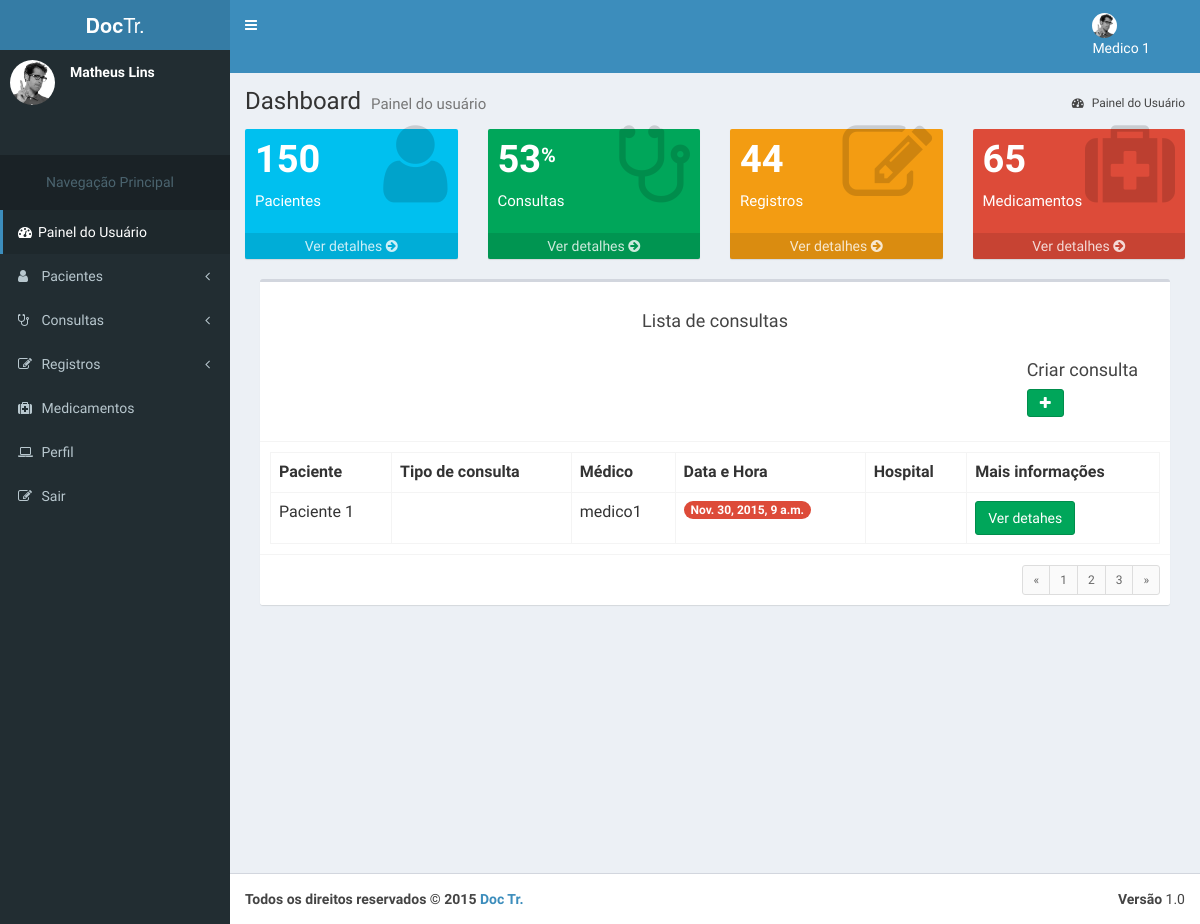
The page /consultas/ (signed in) on the database its author committed.
### accounts/models.py (models this page shows, shortened)
class UserU(AbstractBaseUser, PermissionsMixin):
    name = models.CharField('name', max_length=100, blank=True,null=True)
    email = models.EmailField('E-mail', unique=True)
    phone = models.CharField('Telefone', max_length=100, blank=True,null=True)
    username = models.CharField('name de Usuário', unique=True, max_length=100)
    birth_data = models.CharField('Data de Nascimento', max_length=100,blank=True)
    sex = models.CharField('Sexo',max_length=1, choices=(('M', 'Masculino'), ('F', 'Feminino')), default='Masculino')
    is_active = models.BooleanField('Está ativo?', blank=True, default=True)
    is_staff = models.BooleanField('É da equipe?', blank=True, default=False)
    date_joined = models.DateTimeField('Data de Entrada', auto_now_add=True)
    objects = UserManager()
    USERNAME_FIELD = 'username'
    REQUIRED_FIELDS = ['email','name']
    class Meta:
        verbose_name = 'Usuário'
        verbose_name_plural = 'Usuários'

### consult/models.py (models this page shows, shortened)
class Doctor_consult(models.Model):
    STATUS_CHOICES = (
        (0, 'Realizada'),
        (1, 'Pendente'),
        (2, 'Cancelada'),
        (3, 'Arquivada'),
    )
    doctor = models.ForeignKey('accounts.Doctor', verbose_name='Médico',
        related_name='doctor_consult_Doctor', on_delete=models.CASCADE
    )
    consult = models.ForeignKey(
        Consult, verbose_name='Consulta', related_name='doctor_consult_Consult', on_delete=models.CASCADE
    )
    patient = models.ForeignKey(
        Patient, verbose_name='Paciente',
        related_name='doctor_consult_Patient',blank = True, null=True, on_delete=models.CASCADE
    )
    status = models.IntegerField(
        'Situação', choices=STATUS_CHOICES, default=1, blank=True
    )
    created_at = models.DateTimeField('Criado em', auto_now_add=True)
    updated_at = models.DateTimeField('Atualizado em', auto_now=True)
    class Meta:
        verbose_name = 'Médico_Consulta'
        verbose_name_plural = 'Médicos_Consultas'
        unique_together = (('doctor', 'consult'),)

### consult/views.py (the view)
@login_required(redirect_field_name='login_obrigatorio')
def consults(request):
	template_name = ''
	contexto = {}
	consults = None
	try:
		doctor = Doctor.objects.get(id = request.user.id)
		consults = Doctor_consult.objects.all().filter(doctor = doctor)
		template_name = 'consult.html'
	except Exception as e:
		patient = Patient.objects.get(id = request.user.id)
		consults = Doctor_consult.objects.all().filter(patient = patient)
		template_name = 'consult_patient.html'
	contexto['consults'] = consults
	return render(request, template_name, contexto)

### accounts/models.py (called while the page is built)
    def __str__(self):
        return self.username

    def __str__(self):
        return self.name

### consult/templates/consult.html (shortened to what this page needs)
{% extends 'doctor/dashboard_doctor.html' %}
{% load static %}
      {% block content %}
        {% block shortcuts %}
            {{ block.super }}
            <div class="col-md-12">
              <div class="box">
                <div class="box-header with-border">
                  <br>
                  <center><h3 class="box-title">Lista de consultas</h3></center>
                  <br>
                  <form class="col-md-12 col-lg-offset-10">
                  <h4>Criar consulta</h4>
                    <div class="input-group">
                      <div class="input-group-btn">
                        <a href="{% url 'consult:create_consult' %}"><button class="btn btn-success" type="button"><i class="fa fa-plus"></i></button></a>
                      </div>
                    </div>
                  </form>
                </div>
                {% for consult in consults %}
                <div class="box-body">
                  <table class="table table-bordered">
                    <tr>
                      <th>Paciente</th>
                      <th>Tipo de consulta</th>
                      <th>Médico</th>
                      <th>Data e Hora</th>
                      <th>Hospital</th>
                      <th>Mais informações</th>
                    </tr>
                    <tr>
                      <td>{{consult.patient}}</td>
                      <td>{{consult.consult_type}}</td>
                      <td>{{consult.doctor}}</td>
                      <td><span class="badge bg-red">{{consult.created_at}}</span></td>
                      <td>{{consult.hospital}}</td>
                      <td>
                        <div class="input-group">
                          <div class="input-group-btn">
                            <a href="{{ consult.get_absolute_url }}"><button class="btn btn-success" type="button">Ver detahes</button></a>
                          </div>
                        </div>
                      </td>
                    </tr>
                  </table>
                </div>
                {% endfor %}
                <div class="box-footer clearfix">
                  <ul class="pagination pagination-sm no-margin pull-right">
                    <li><a href="#">&laquo;</a></li>
                    <li><a href="#">1</a></li>
                    <li><a href="#">2</a></li>
                    <li><a href="#">3</a></li>
                    <li><a href="#">&raquo;</a></li>
                  </ul>
                </div>
              </div>
            </div>
            </div>
            </div>
        {% endblock %}
      {% endblock %}

### accounts/templates/doctor/dashboard_doctor.html (shortened to what this page needs)
{% load static %}
<html>
  <head>
    <link rel="stylesheet" href="{% static 'bootstrap/css/bootstrap.min.css' %}">
    <link rel="stylesheet" href="http://maxcdn.bootstrapcdn.com/font-awesome/4.4.0/css/font-awesome.min.css">
    <link rel="stylesheet" href="http://code.ionicframework.com/ionicons/2.0.1/css/ionicons.min.css">
    <link rel="stylesheet" href="{% static 'dist/css/AdminLTE.min.css' %}">
    <link rel="stylesheet" href="{% static 'dist/css/skins/_all-skins.min.css' %}">
    <link rel="stylesheet" href="{% static 'plugins/iCheck/flat/blue.css' %}">
    <link rel="stylesheet" href="{% static 'plugins/morris/morris.css' %}">
    <link rel="stylesheet" href="{% static 'plugins/jvectormap/jquery-jvectormap-1.2.2.css' %}">
    <link rel="stylesheet" href="{% static 'plugins/datepicker/datepicker3.css' %}">
    <link rel="stylesheet" href="{% static 'plugins/daterangepicker/daterangepicker-bs3.css' %}">
    <link rel="stylesheet" href="{% static 'plugins/bootstrap-wysihtml5/bootstrap3-wysihtml5.min.css' %}">
  </head>
  <body class="hold-transition skin-blue sidebar-mini">
    <div class="wrapper">
    {% block header %}
      <header class="main-header">
        <a href="{% url 'accounts:dashboard' %}" class="logo">
          <span class="logo-lg"><b>Doc</b>Tr.</span>
        </a>
        <nav class="navbar navbar-static-top" role="navigation">
          <a href="#" class="sidebar-toggle" data-toggle="offcanvas" role="button">
          </a>
          <div class="navbar-custom-menu">
            <ul class="nav navbar-nav">
              <li class="dropdown user user-menu">
                <a href="#" class="dropdown-toggle" data-toggle="dropdown">
                  <img src="{% static 'dist/img/user2-160x160.jpg' %}" class="user-image" alt="User Image">
                  <span class="hidden-xs">{{user.name}}</span>
                </a>
            </ul>
          </div>
        </nav>
      </header>
      {% endblock %}
      {% block menu %}
      <aside class="main-sidebar">
        <section class="sidebar">
          <div class="user-panel">
            <div class="pull-left image">
              <img src="{% static 'dist/img/user2-160x160.jpg' %}" class="img-circle" alt="User Image">
            </div>
            <div class="pull-left info">
              <p>Matheus Lins</p>
            </div>
          </div>
          <br>
          <br>
          <ul class="sidebar-menu">
            <li class="header"><center><h5>Navegação Principal</h5></center></li>
            <li class="active treeview">
              <a href="{% url 'accounts:dashboard' %}">
                <i class="fa fa-dashboard"></i><span>Painel do Usuário</span>
              </a>
            </li>
            <li class="treeview">
              <a href="#">
                <i class="fa fa-user"></i>
                <span>Pacientes</span>
                <i class="fa fa-angle-left pull-right"></i>
              </a>
            </li>
            <li>
              <a href="pages/widgets.html">
                <i class="fa fa-stethoscope"></i> <span>Consultas</span>
                <i class="fa fa-angle-left pull-right"></i>
              </a>
            </li>
            <li class="treeview">
              <a href="#">
                <i class="fa fa-pencil-square-o"></i>
                <span>Registros</span>
                <i class="fa fa-angle-left pull-right"></i>
              </a>
            </li>
            <li class="treeview">
              <a href="{% url 'accounts:medication' %}">
                <i class="fa fa-medkit"></i>
                <span>Medicamentos</span>
              </a>
            </li>
            <li class="treeview">
              <a href="{% url 'accounts:profile' %}">
                <i class="fa fa-laptop"></i>
                <span>Perfil</span>
              </a>
            </li>
            <li class="treeview">
              <a href="{% url 'core:logout' %}">
                <i class="fa fa-edit"></i> <span>Sair</span>
              </a>
            </li>
          </ul>
        </section>
      </aside>
      {% endblock %}
      {% block content %}
      {% block shortcuts %}
      <div class="content-wrapper">
        <section class="content-header">
          <h1>
            Dashboard
            <small>Painel do usuário</small>
          </h1>
          <ol class="breadcrumb">
            <li class="active"><a href="{% url 'accounts:dashboard' %}"><i class="fa fa-dashboard"></i> Painel do Usuário</a></li>
          </ol>
        </section>
        <section class="content">
          <div class="row">
            <div class="col-lg-3 col-xs-6">
              <div class="small-box bg-aqua">
                <div class="inner">
                  <h3>150</h3>
                  <p>Pacientes</p>
                </div>
                <div class="icon">
                  <i class="fa fa-user"></i>
                </div>
                <a href="{% url 'accounts:patients_list' %}" class="small-box-footer">Ver detalhes <i class="fa fa-arrow-circle-right"></i></a>
              </div>
            </div>
            <div class="col-lg-3 col-xs-6">
              <div class="small-box bg-green">
                <div class="inner">
                  <h3>53<sup style="font-size: 20px">%</sup></h3>
                  <p>Consultas</p>
                </div>
                <div class="icon">
                  <i class="fa fa-stethoscope"></i>
                </div>
                <a href="{% url 'consult:consults' %}" class="small-box-footer">Ver detalhes <i class="fa fa-arrow-circle-right"></i></a>
              </div>
            </div>
            <div class="col-lg-3 col-xs-6">
              <div class="small-box bg-yellow">
                <div class="inner">
                  <h3>44</h3>
                  <p>Registros</p>
                </div>
                <div class="icon">
                  <i class="fa fa-pencil-square-o"></i>
                </div>
                <a href="{% url 'register:registers' %}" class="small-box-footer">Ver detalhes <i class="fa fa-arrow-circle-right"></i></a>
              </div>
            </div>
            <div class="col-lg-3 col-xs-6">
              <div class="small-box bg-red">
                <div class="inner">
                  <h3>65</h3>
                  <p>Medicamentos</p>
                </div>
                <div class="icon">
                  <i class="fa fa-medkit"></i>
                </div>
                <a href="{% url 'accounts:medication' %}" class="small-box-footer">Ver detalhes <i class="fa fa-arrow-circle-right"></i></a>
              </div>
            </div>
          </div>
        {% endblock %}
      {% endblock %}
      {% block footer %}
      <footer class="main-footer">
        <div class="pull-right hidden-xs">
          <b>Versão</b> 1.0
        </div>
        <strong>Todos os direitos reservados &copy; 2015 <a href="{% url 'core:home' %}">Doc Tr.</a>
      </footer>
      {% endblock %}
  </body>
</html>

### accounts/templates/doctor/dashboard_doctor.html (style rules this page uses)
.navbar-nav { margin-right: 20%; }

### rows shown on the page
UserU: name "Medico 1"
Doctor_consult: patient "Paciente 1", doctor "medico1", created_at "Nov. 30, 2015, 9 a.m."
